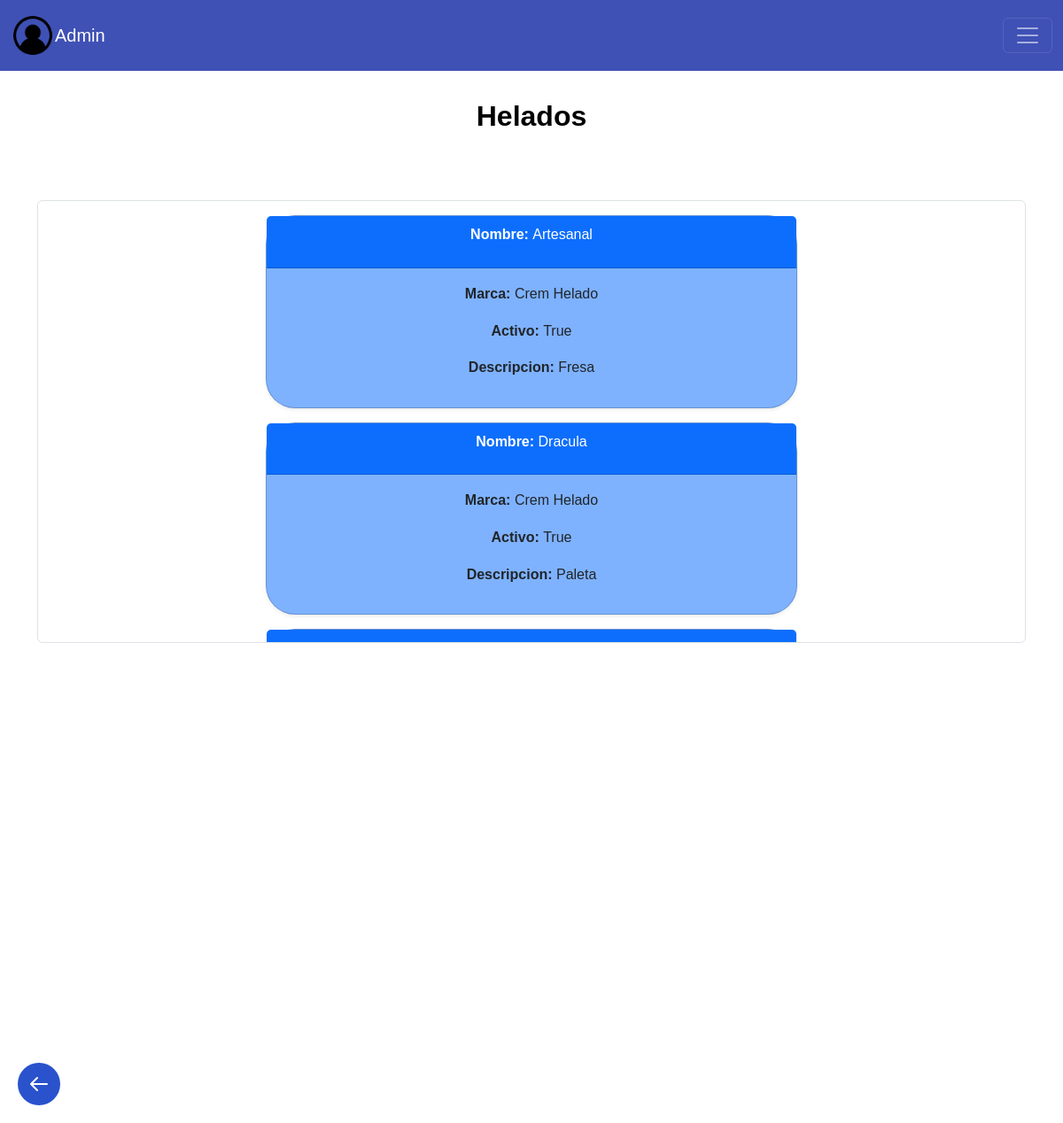
/homeA/inventarioAdmin/helados/, run on the app's committed database.
### helados/models.py (models this page shows, shortened)
class Helado (models.Model):
    marca = models.CharField(max_length=200)
    nombre = models.CharField(max_length=200)
    descripcion = models.CharField(max_length=200)
    activo  = models.BooleanField(default=True)
    valor = models.IntegerField (blank= False)

### helados/views.py (the view)
# urls.py: path('homeA/inventarioAdmin/helados/', views.mostrarHelados, name='helados'),
def mostrarHelados(request):
    helados = Helado.objects.filter()
    return render(request, 'lista_helados.html', {
        'helados': helados
    })

### helados/frontend/templates/lista_helados.html (shortened to what this page needs)
{% extends 'layouts/base.html' %}
{% block user %}
Admin
{% endblock %}
{% block content %}
    <h2 class="dashboard-heading">Helados</h2>
    <main class="container my-4">
        <div class="scrollspy-example border rounded p-3 d-flex flex-column align-items-center"
        data-bs-spy="scroll"
        data-bs-offset="0"
        tabindex="0"
        style="height: 500px; width: 1600px; ; overflow-y: auto; align-items: center;">
            {% for helado in helados %}
                <a href="{% url 'editarHelado' helado.id %}" class="text-decoration-none w-100" style="max-width: 600px;">
                    <div class="card mb-3 shadow-sm">
                        <div class="card-header bg-primary text-white">
                            <b>Nombre: </b> {{ helado.nombre }}
                        </div>
                        <div class="card-body">
                            <p>
                                <b>Marca: </b> {{ helado.marca }}
                            </p>
                            <p>
                                <b>Activo: </b> {{ helado.activo }}
                            </p>
                            <p>
                                <b>Descripcion: </b> {{ helado.descripcion }}
                            </p>
                        </div>
                    </div>
                </a>
            {% endfor %}
        </div>
    </main>
    <a href="javascript:void(0);" class="back-button" onclick="window.history.back();">
        <svg xmlns="http://www.w3.org/2000/svg" fill="none" viewBox="0 0 24 24" stroke="currentColor">
            <path stroke-linecap="round" stroke-linejoin="round" stroke-width="2" d="M10 19l-7-7m0 0l7-7m-7 7h18" />
        </svg>
    </a>
{% endblock %}

### helados/frontend/static/styles/pageOpciones.css (style rules this page uses)
body, html { margin: 0; padding: 0; font-family: Arial, sans-serif; line-height: 1.6; background-color: white; }
main { max-width: 800px; margin: 0 auto; padding: 20px; display: flex; justify-content: space-between; }
h2 { color: #000000; font-size: 1.5em; margin-top: 30px; margin-bottom: 15px; }
.back-button { position: fixed; bottom: 20px; left: 20px; display: flex; align-items: center; justify-content: center; width: 48px; height: 48px; background-color: #2952CC; border-radius: 50%; transition: background-color 0.3s ease; }
.back-button svg { width: 24px; height: 24px; color: white; }

### helados/frontend/static/styles/pageConNavegacion.css (style rules this page uses)
body { padding-top: 88px; margin: 0; font-family: Arial, sans-serif; background-color: white; }
.dashboard-heading { font-size: 32px; font-weight: bold; color: black; padding: 24px 32px 32px; margin: 0; }
h2 { margin: 10px 10px; text-align: center; }
.card { border-radius: 33px; background-color: #7EB2FF; text-align: center; transition: transform 0.2s ease; }

### data on the page
Helado: nombre "Artesanal", marca "Crem Helado", activo "True", descripcion "Fresa"
Helado: nombre "Dracula", marca "Crem Helado", activo "True", descripcion "Paleta"
